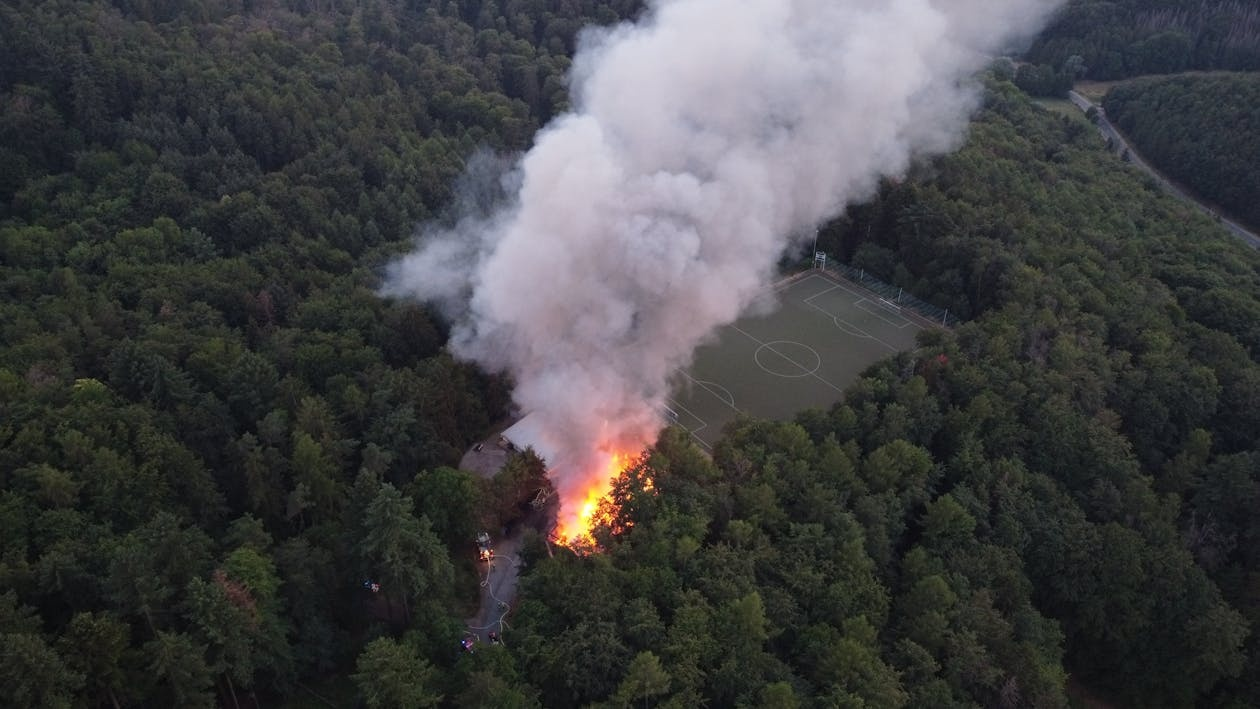
#> input picture experiments/exp_01_pilot_yolov7_tiny/inference/free-photo-of-aerial-photo-of-a-fire-in-forest.jpeg, 1260 x 709 px
$ python -i fire_detector_node.py   (imports and definitions only)
#> lines starting #> are read from the running program, lines starting #| are printed output that depends on the picture
#> further down, picture is the input picture: shape (709, 1260, 3); mean B, G, R 67.1, 65.8, 65.5
import cv2
import numpy as np
import time
from ultralytics import YOLO

# ==========================================
# 1. GÖRÜNTÜ ÖN İŞLEME FONKSİYONLARI
# ==========================================

def apply_clahe(frame):
    """Görüntüyü LAB renk uzayına çevirip CLAHE ile duman/alev kontrastını artırır."""
    lab = cv2.cvtColor(frame, cv2.COLOR_BGR2LAB)
#> lab: shape (709, 1260, 3); mean of channels 0, 1, 2 68.6, 128.1, 127.4
    l, a, b = cv2.split(lab)
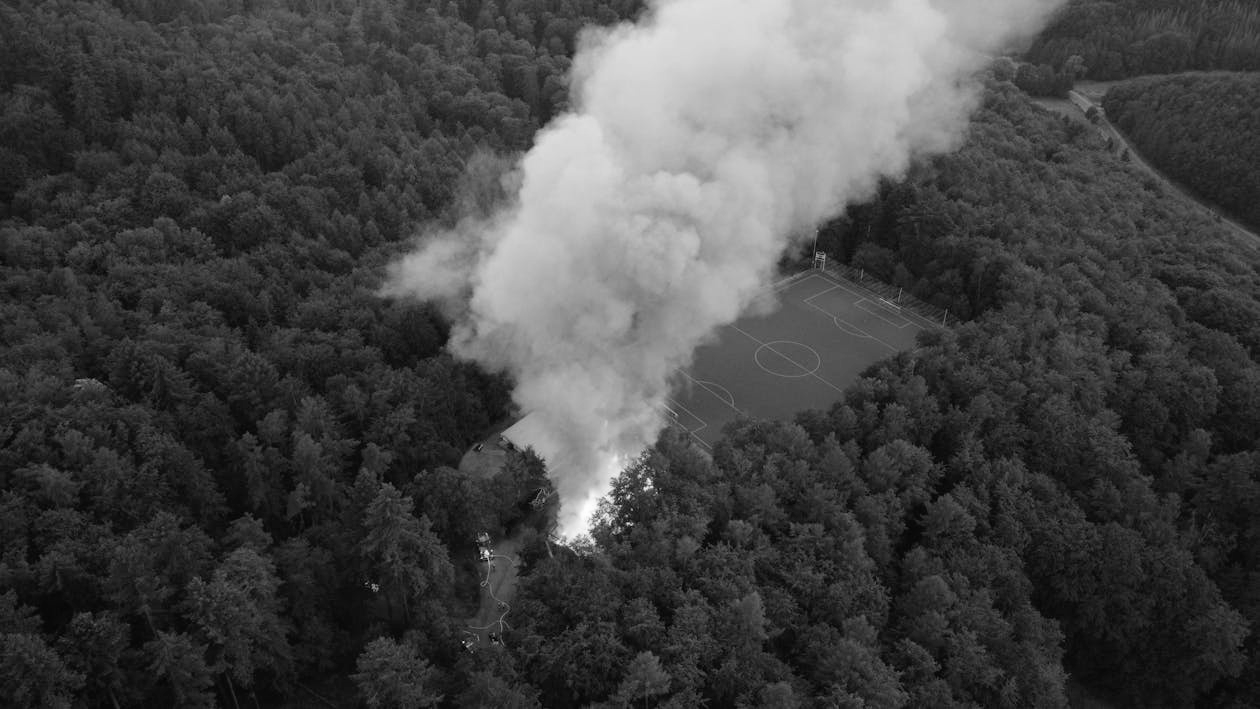
#> l: shape (709, 1260); min 0, max 254, mean 68.6
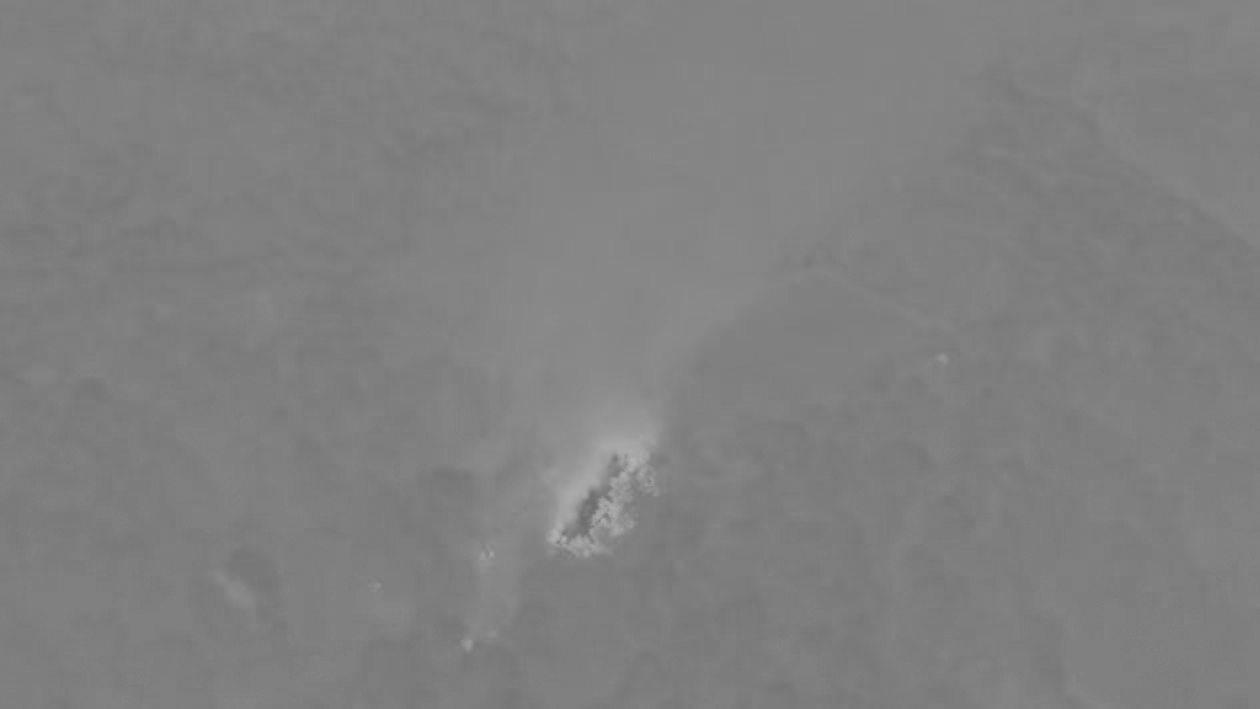
#> a: shape (709, 1260); min 109, max 177, mean 128.1
    clahe = cv2.createCLAHE(clipLimit=2.0, tileGridSize=(8, 8))
    cl = clahe.apply(l)
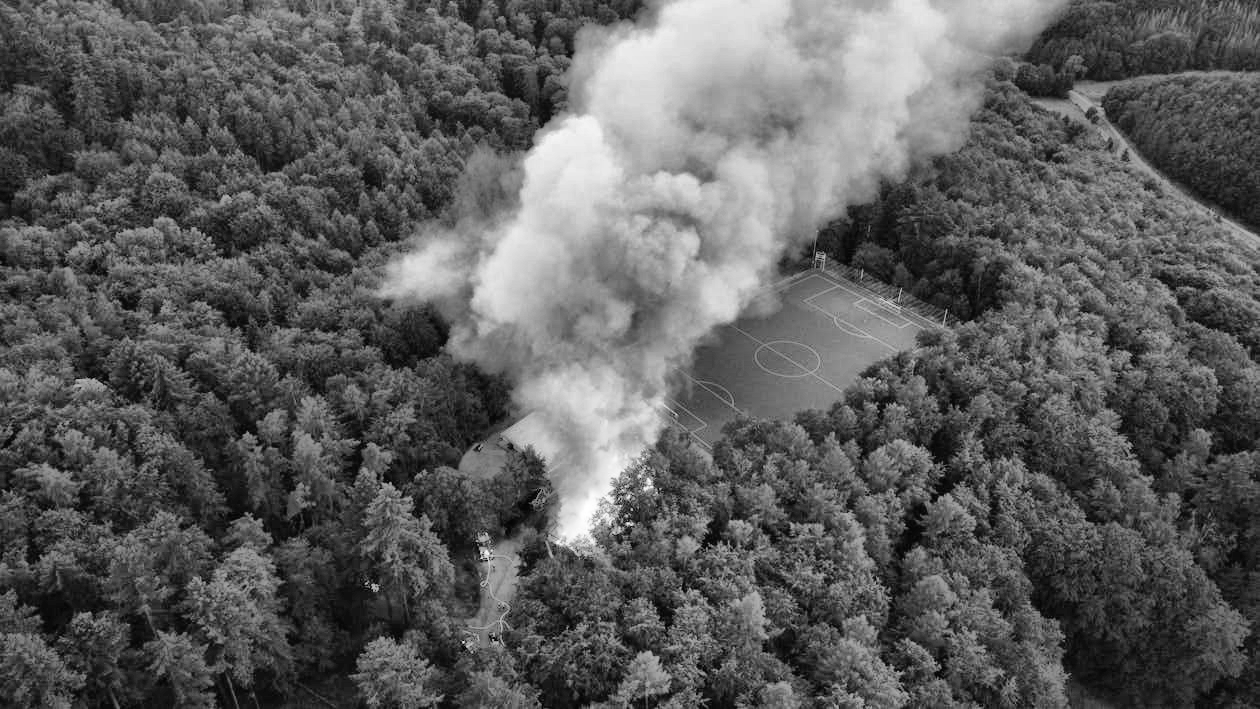
#> cl: shape (709, 1260); min 1, max 255, mean 93.1
    limg = cv2.merge((cl, a, b))
#> limg: shape (709, 1260, 3); mean of channels 0, 1, 2 93.1, 128.1, 127.4
    return cv2.cvtColor(limg, cv2.COLOR_LAB2BGR)
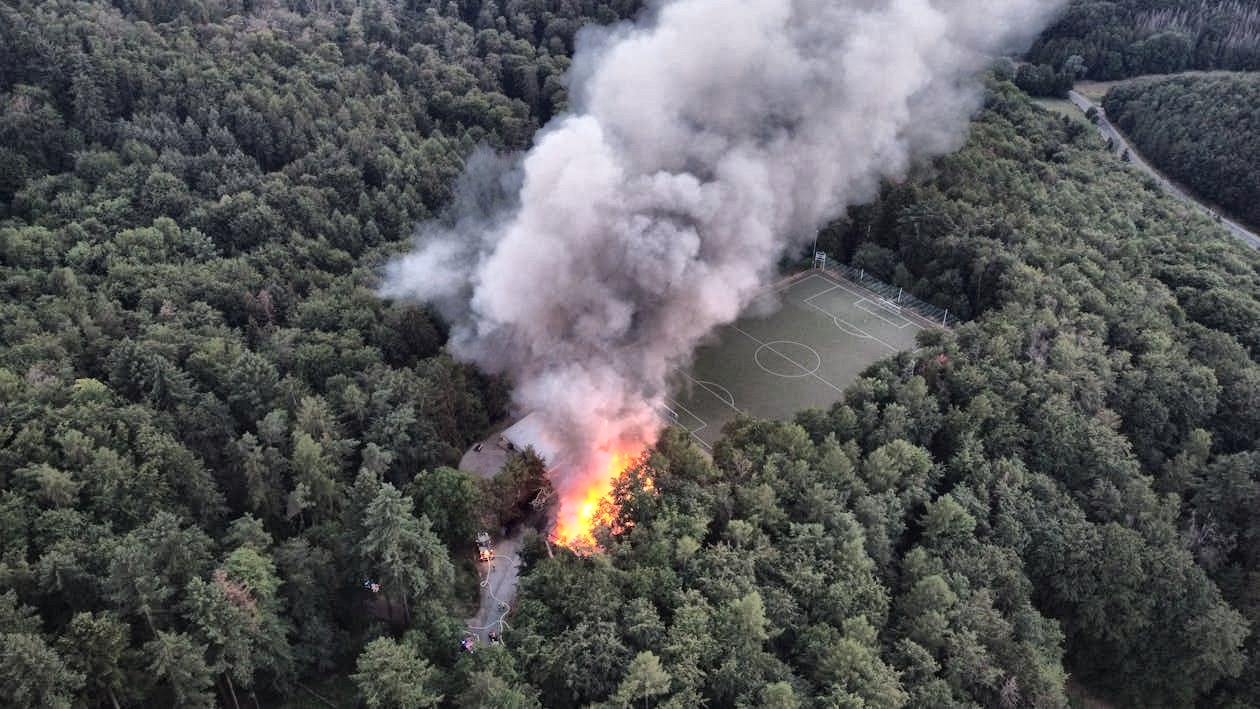
#> returned value: shape (709, 1260, 3); mean B, G, R 89, 88, 87.5

# [91 lines left out: functions apply_horizon_mask, run_fire_detection_node, not called in this run]

# ==========================================
# TEST BAŞLATICI
# ==========================================
# [9 lines not run here, left out]

>>> import cv2
>>> picture = cv2.imread('../experiments/exp_01_pilot_yolov7_tiny/inference/free-photo-of-aerial-photo-of-a-fire-in-forest.jpeg')
>>> result = apply_clahe(picture)

$ run again, on experiments/exp_01_pilot_yolov7_tiny/inference/stock-photo-forested-mountain-slope-low-lying-cloud-evergreen-conifers-shrouded-mist.jpeg
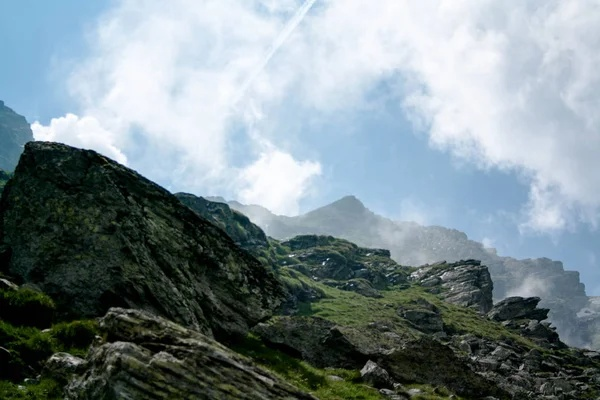
#> input picture experiments/exp_01_pilot_yolov7_tiny/inference/stock-photo-forested-mountain-slope-low-lying-cloud-evergreen-conifers-shrouded-mist.jpeg, 600 x 400 px
#> picture is the input picture: shape (400, 600, 3); mean B, G, R 143.4, 138.7, 123.8
#> lab: shape (400, 600, 3); mean of channels 0, 1, 2 139.4, 123.9, 124.3
#> in apply_clahe, `l, a, b = cv2.split(lab)`:
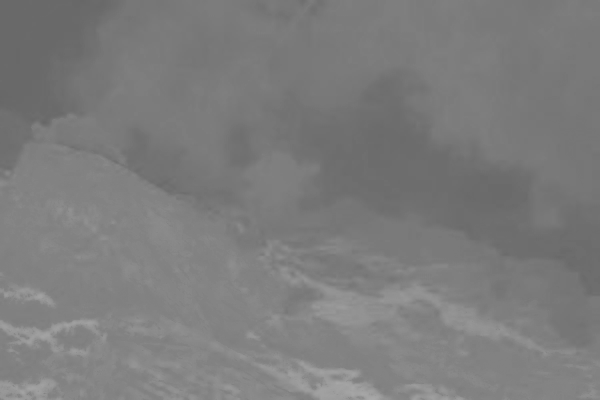
#> b: shape (400, 600); min 103, max 169, mean 124.3
#> limg: shape (400, 600, 3); mean of channels 0, 1, 2 142.7, 123.9, 124.3
#> in apply_clahe, `return cv2.cvtColor(limg, cv2.COLOR_LAB2BGR)`:
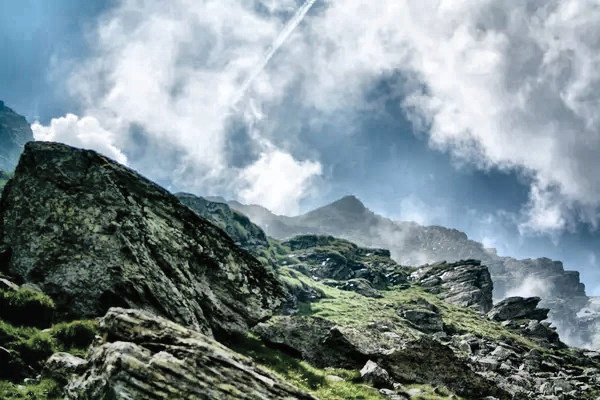
#> returned value: shape (400, 600, 3); mean B, G, R 144.7, 140.4, 125.5

$ run again, on experiments/exp_01_pilot_yolov7_tiny/inference/default.jpg
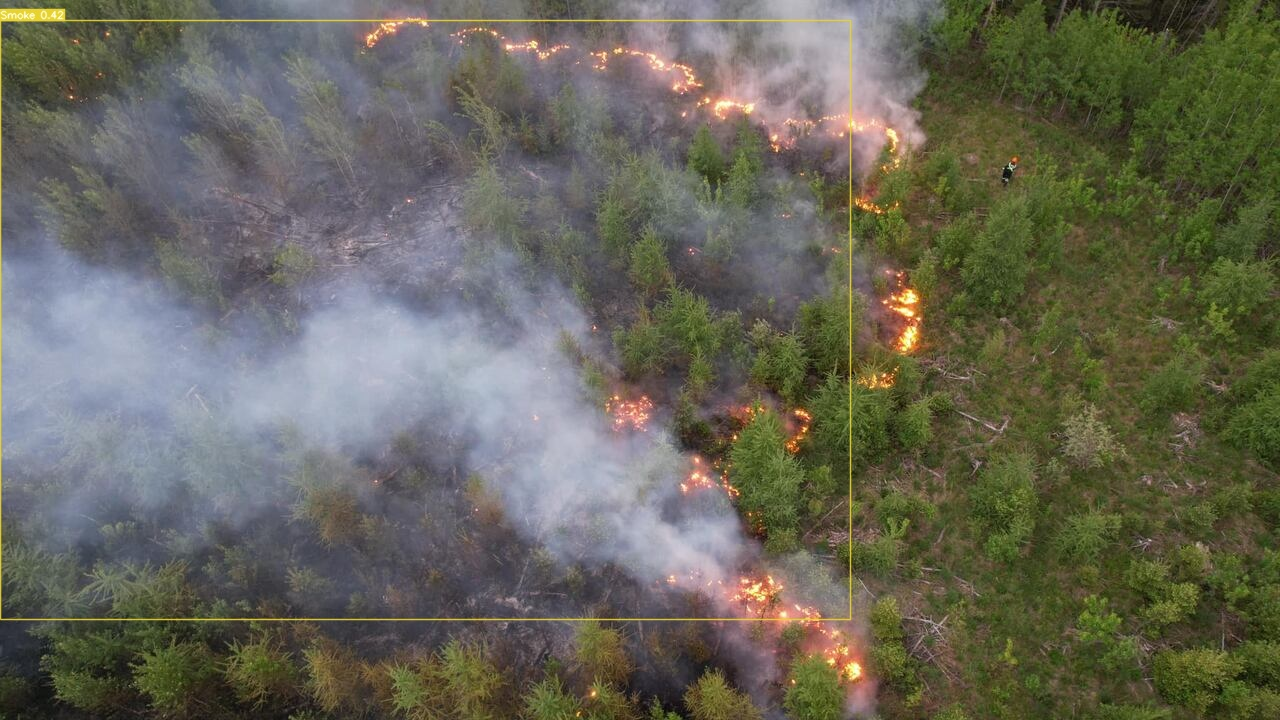
#> input picture experiments/exp_01_pilot_yolov7_tiny/inference/default.jpg, 1280 x 720 px
#> picture is the input picture: shape (720, 1280, 3); mean B, G, R 88.5, 102, 103.1
#> lab: shape (720, 1280, 3); mean of channels 0, 1, 2 108.9, 126.4, 136.2
#> in apply_clahe, `l, a, b = cv2.split(lab)`:
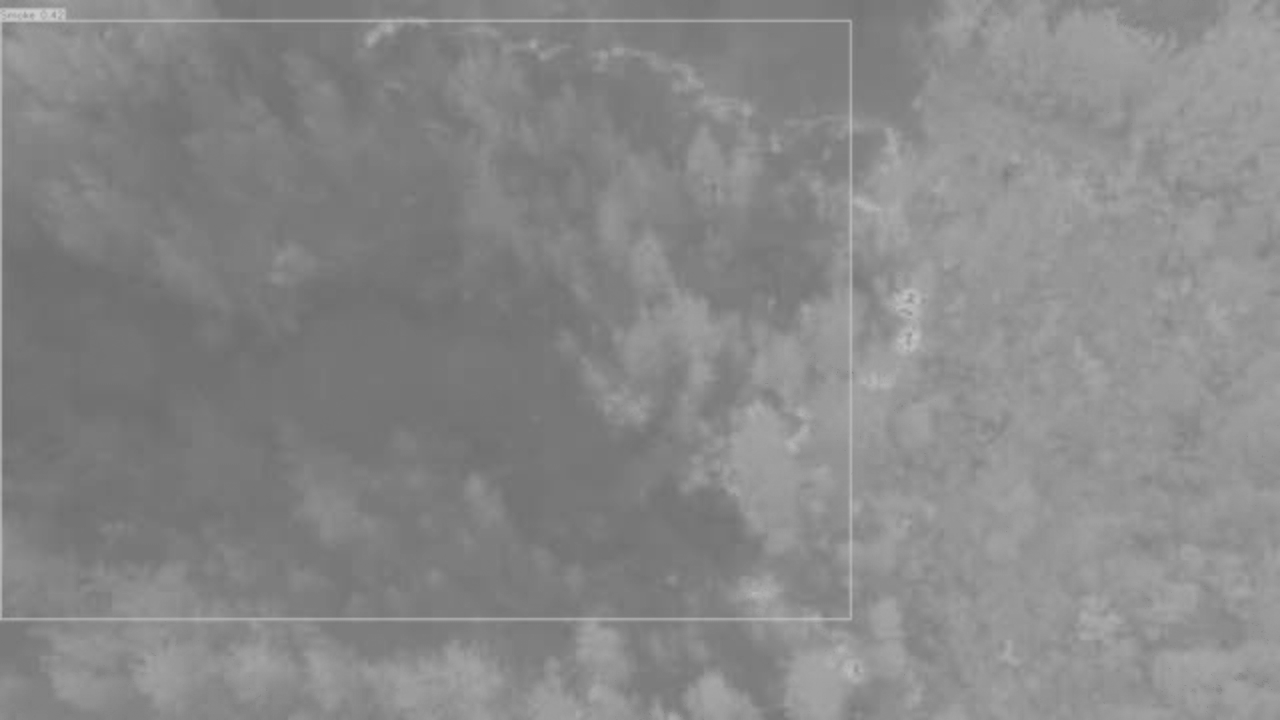
#> b: shape (720, 1280); min 108, max 207, mean 136.2
#> limg: shape (720, 1280, 3); mean of channels 0, 1, 2 121.3, 126.4, 136.2
#> in apply_clahe, `return cv2.cvtColor(limg, cv2.COLOR_LAB2BGR)`:
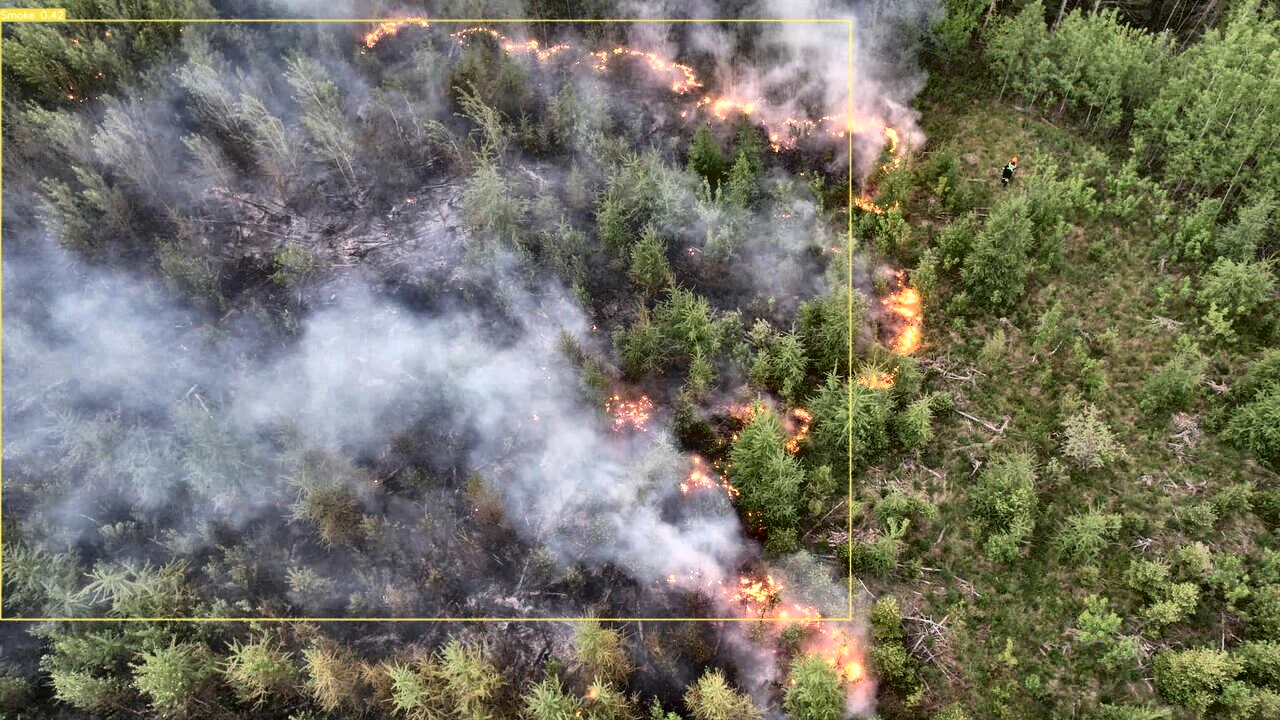
#> returned value: shape (720, 1280, 3); mean B, G, R 100.7, 114.9, 116
